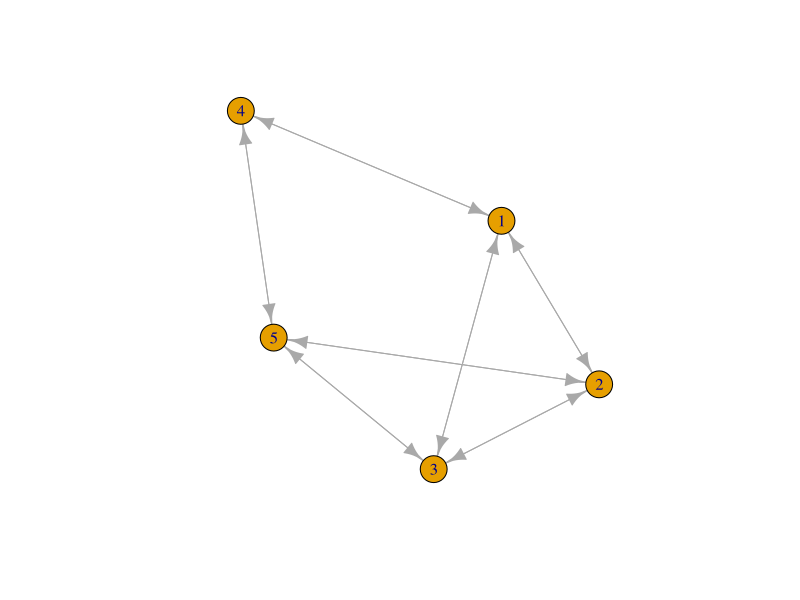
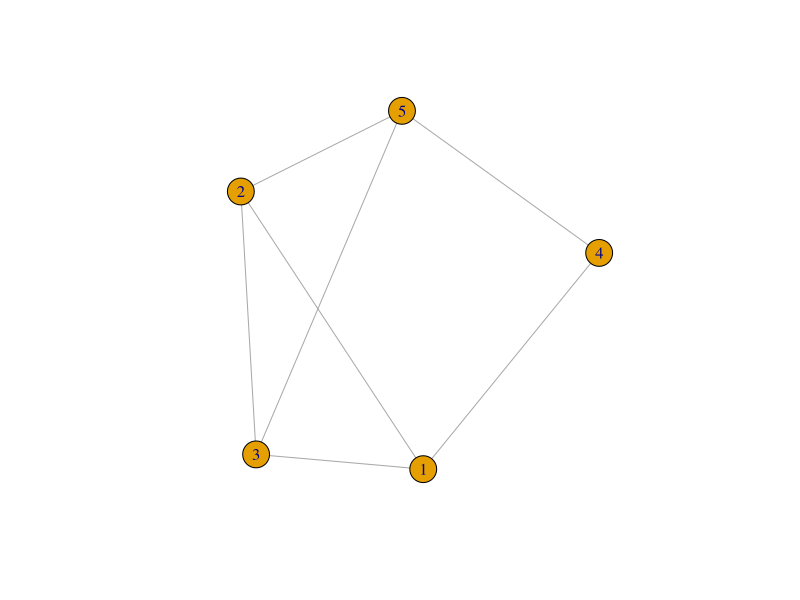
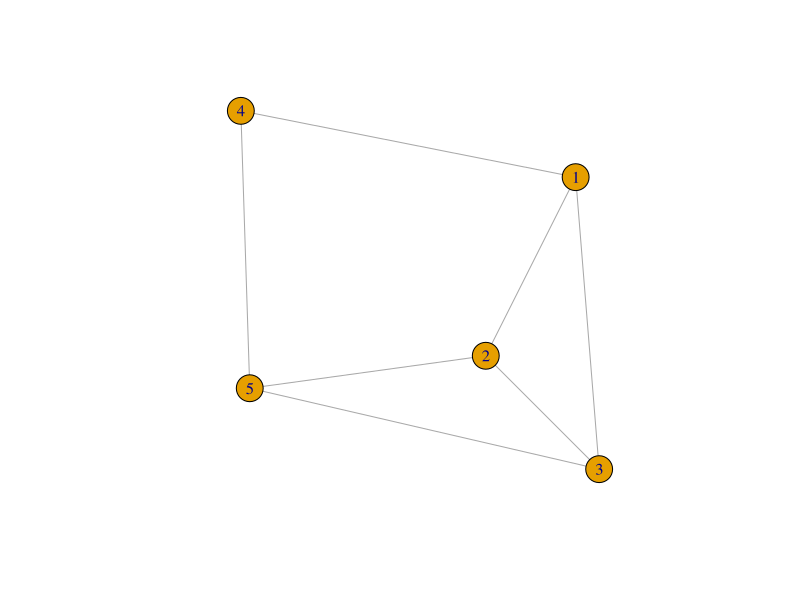
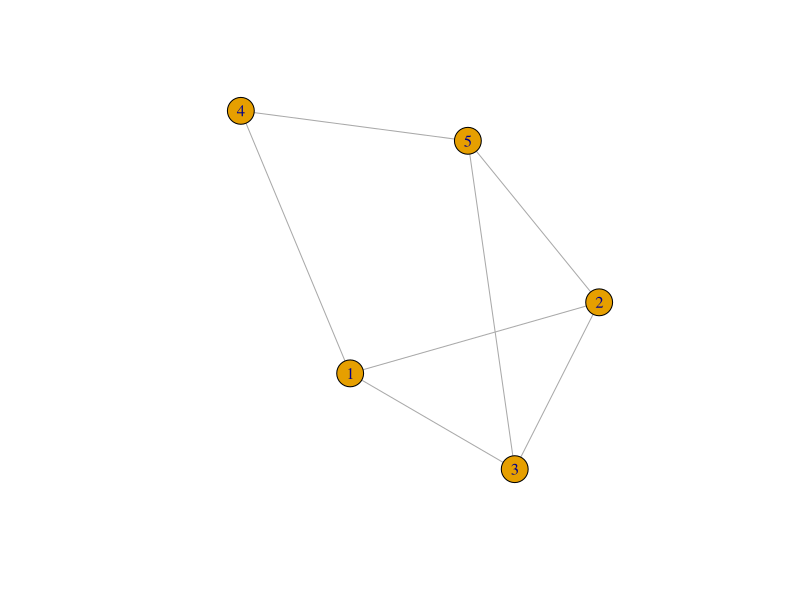
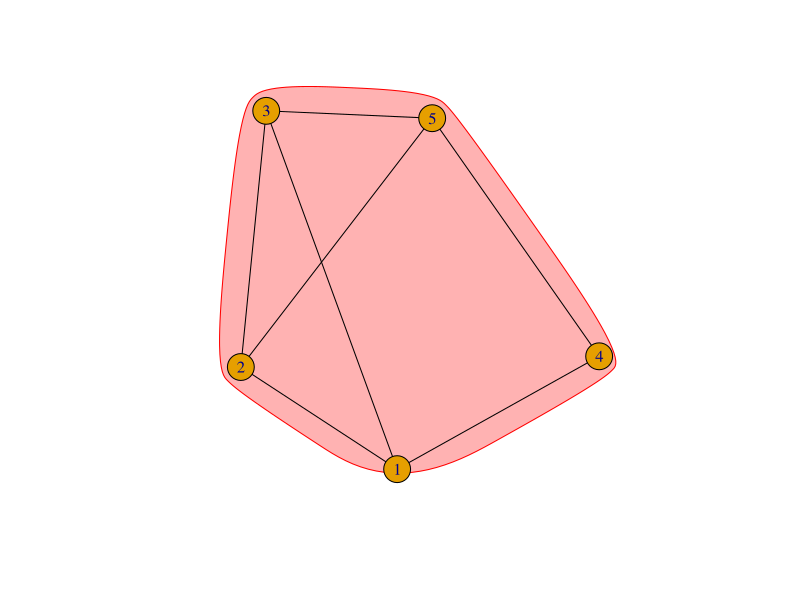
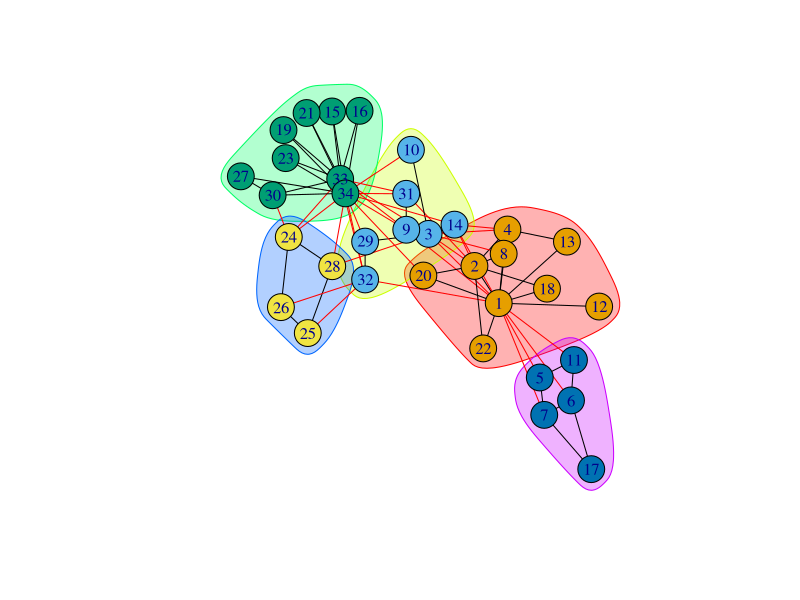

Write R code to recreate these figures, in order.
## ---- chunk 1
require(igraph)
## ---- chunk 2
grafo <- matrix(c(0,1,1,1,0,1,0,1,0,1,1,1,0,0,1,1,0,0,0,1,0,1,1,1,0), ncol=5)
plot(graph_from_adjacency_matrix(grafo, mode ='directed'))
## ---- chunk 3
grafo <- list(c(2, 3, 4), c(1, 3, 5), c(1, 2, 5), c(1, 5), c(2, 3, 4))
plot(graph_from_adj_list(grafo, mode = 'all'))
## ---- chunk 4
grafo <- matrix(c(1, 2, 1, 3, 1, 4, 2, 3, 2, 5, 3, 5, 4, 5), ncol = 2, byrow = TRUE)
plot(graph_from_edgelist(grafo, directed = FALSE))
## ---- chunk 5
grafo <- graph_from_literal(1--2, 1--3, 1--4, 2--3, 2--5, 3--5, 4--5)
plot(grafo)
## ---- chunk 6
as_adj(grafo)
as_adj_list(grafo)
as_data_frame(grafo)
as_ids(V(grafo))
as_ids(E(grafo))
## ---- chunk 7
V(grafo)
V(grafo)$name
V(grafo)$color
V(grafo)$atributo
## ---- chunk 8
E(grafo)
E(grafo)$weight
E(grafo)$color
E(grafo)$atributo
## ---- chunk 9
vetor_degree <- degree(grafo)
degree_distribution(grafo, cumulative = TRUE)
vetor_strength <- strength(grafo)
# Este último comando usa os pesos das arestas para calcular o grau ponderado
fit_power_law(vetor_degree, xmin = 5)
## ---- chunk 10
escalar <- diameter(grafo)
vetor <- get_diameter(grafo)
lista <- farthest_vertices(grafo)
escalar <- mean_distance(grafo, directed = FALSE)
matriz <- distances(grafo, weights = NA)
matriz <- distances(grafo, weights = NULL)
distance_table(grafo, directed = FALSE)
vetor <- closeness(grafo, normalized = TRUE)
vetor <- betweenness(grafo, normalized = TRUE)
vetor <- edge_betweenness(grafo, directed = TRUE)
## ---- chunk 11
valor <- transitivity(grafo, type = 'global')
vetor <- transitivity(grafo, type = 'local')
vetor <- transitivity(grafo, type = 'local', weights = NA)
comunidade <- cluster_walktrap(grafo)
#comunidade <- cluster_fastgreedy(grafo)
vetor <- membership(comunidade)
valor <- modularity(comunidade)
#matriz <- modularity_matrix(comunidade)
plot(comunidade, grafo)
## ---- chunk 12
g_karate <- make_graph("Zachary")
com <- cluster_walktrap(g_karate)
membership(com)
modularity(com)
plot(com, g_karate)
com <- cluster_edge_betweenness(g_karate)
membership(com)
modularity(com)
